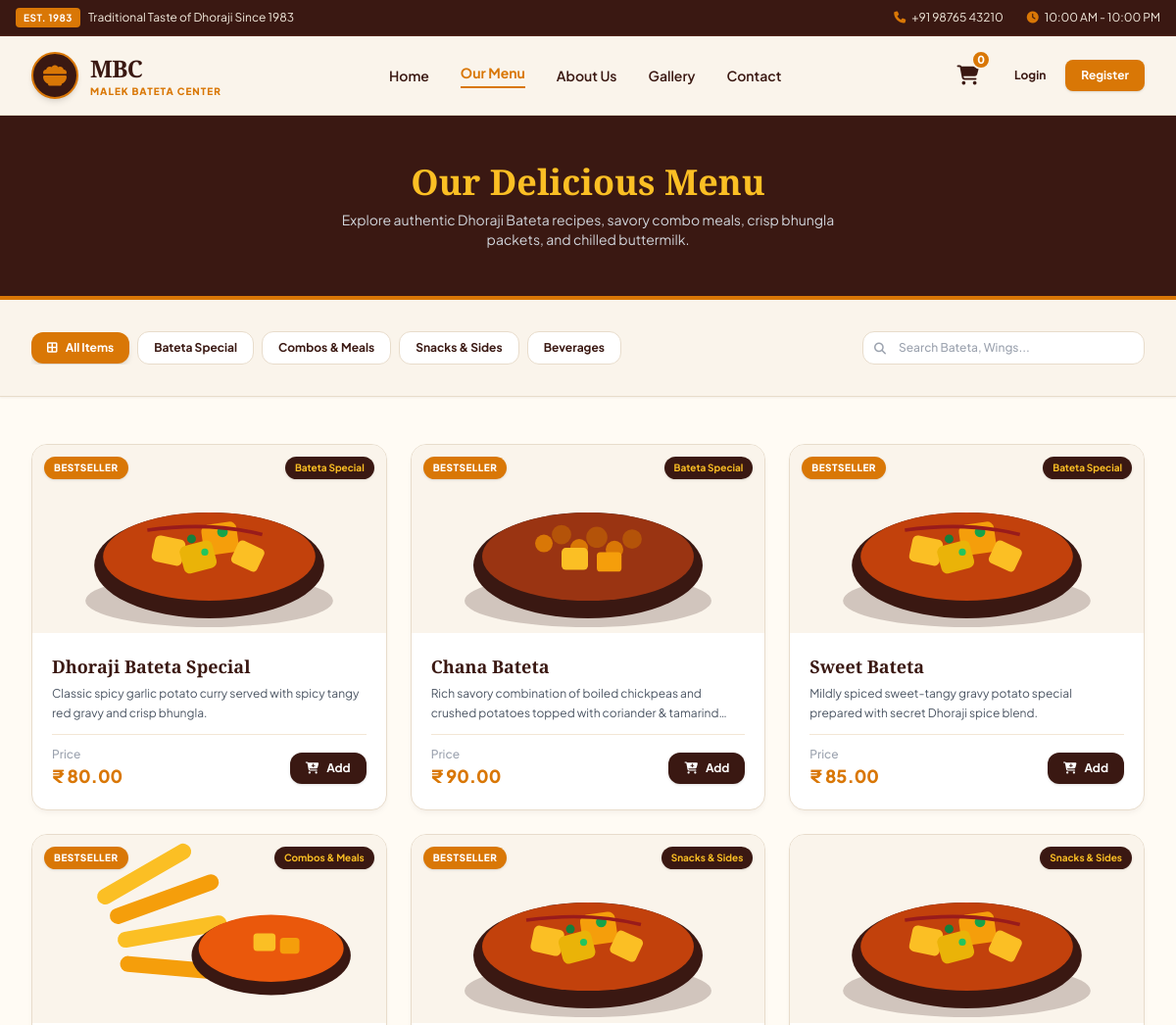
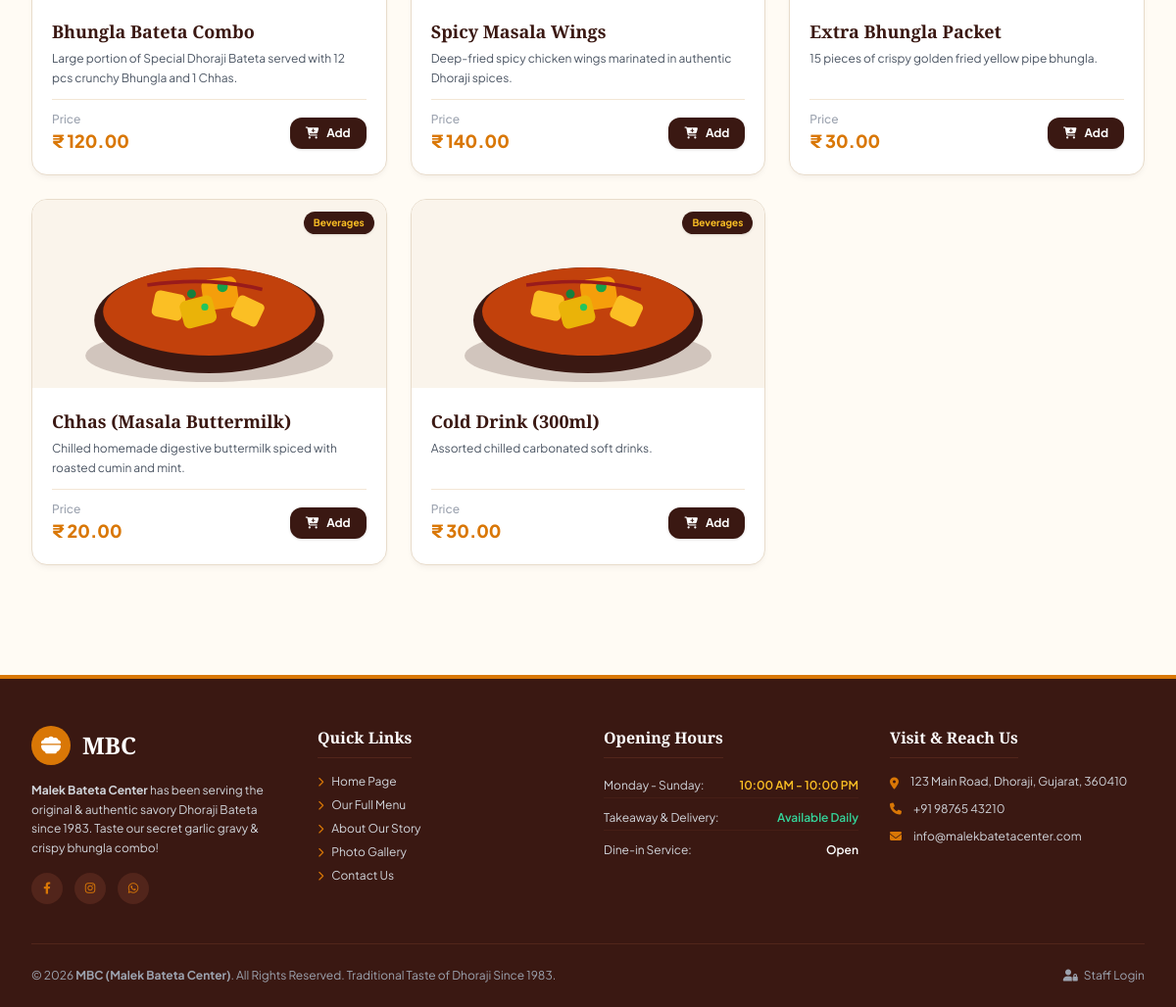
Page /menu.php on the committed database (2 pictures, top to bottom).
### tables this page shows
CREATE TABLE IF NOT EXISTS `categories` (
  `id` INT AUTO_INCREMENT PRIMARY KEY,
  `name` VARCHAR(100) NOT NULL,
  `description` VARCHAR(255) DEFAULT NULL,
  `image` VARCHAR(255) DEFAULT NULL,
  `status` ENUM('active', 'inactive') NOT NULL DEFAULT 'active',
  `created_at` TIMESTAMP DEFAULT CURRENT_TIMESTAMP
);

CREATE TABLE IF NOT EXISTS `foods` (
  `id` INT AUTO_INCREMENT PRIMARY KEY,
  `category_id` INT NOT NULL,
  `name` VARCHAR(150) NOT NULL,
  `description` TEXT DEFAULT NULL,
  `price` DECIMAL(10,2) NOT NULL,
  `image` VARCHAR(255) DEFAULT NULL,
  `is_featured` TINYINT(1) DEFAULT 0,
  `is_available` TINYINT(1) DEFAULT 1,
  `created_at` TIMESTAMP DEFAULT CURRENT_TIMESTAMP,
  FOREIGN KEY (`category_id`) REFERENCES `categories`(`id`) ON DELETE CASCADE
);

### config/helpers.php (called while the page is built, shortened)
<?php
function baseUrl($path = '') {
    $protocol = isset($_SERVER['HTTPS']) && $_SERVER['HTTPS'] === 'on' ? 'https' : 'http';
    $host = $_SERVER['HTTP_HOST'] ?? 'localhost:8000';
    $scriptDir = dirname($_SERVER['SCRIPT_NAME']);
    $base = rtrim($protocol . "://" . $host . rtrim(str_replace('\\', '/', $scriptDir), '/'), '/');
    return rtrim($base, '/') . '/' . ltrim($path, '/');
}
function formatPrice($amount) {
    return '₹ ' . number_format((float)$amount, 2);
}

### menu.php (the view, shortened to what this page needs)
<?php
require_once __DIR__ . '/includes/header.php';
$db = getDB();
$catId = isset($_GET['cat']) ? (int)$_GET['cat'] : 0;
$search = isset($_GET['search']) ? trim($_GET['search']) : '';
$categories = $db->query("SELECT * FROM categories WHERE status = 'active' ORDER BY id ASC")->fetchAll();
$sql = "SELECT f.*, c.name AS category_name FROM foods f LEFT JOIN categories c ON f.category_id = c.id WHERE f.is_available = 1";
$params = [];
$sql .= " ORDER BY f.is_featured DESC, f.id ASC";
$stmt = $db->prepare($sql);
$stmt->execute($params);
$foods = $stmt->fetchAll();
?>
<section class="bg-[#3A1812] text-white py-12 border-b-4 border-[#D97706]">
    <div class="max-w-7xl mx-auto px-4 text-center">
        <h1 class="font-serif-heading text-4xl font-extrabold text-[#FBBF24] mb-2">Our Delicious Menu</h1>
        <p class="text-xs sm:text-sm text-gray-300 max-w-lg mx-auto">Explore authentic Dhoraji Bateta recipes, savory combo meals, crisp bhungla packets, and chilled buttermilk.</p>
    </div>
</section>
<section class="py-8 bg-[#FAF4EB] border-b border-[#E8DCCB] sticky top-20 z-30 shadow-sm">
    <div class="max-w-7xl mx-auto px-4 sm:px-6 lg:px-8">
        <div class="flex flex-col md:flex-row items-center justify-between gap-4">
            <div class="flex items-center gap-2 overflow-x-auto w-full md:w-auto pb-2 md:pb-0 scrollbar-none">
                <a href="<?php echo baseUrl('menu.php'); ?>" class="px-4 py-2 rounded-xl text-xs font-bold transition whitespace-nowrap <?php echo $catId == 0 ? 'bg-[#D97706] text-white shadow-md' : 'bg-white text-[#3A1812] hover:bg-[#F3E6D5] border border-[#E8DCCB]'; ?>">
                    <i class="fa-solid fa-border-all mr-1.5"></i> All Items
                </a>
                <?php foreach ($categories as $cat): ?>
                    <a href="<?php echo baseUrl('menu.php?cat=' . $cat['id']); ?>" class="px-4 py-2 rounded-xl text-xs font-bold transition whitespace-nowrap <?php echo $catId == $cat['id'] ? 'bg-[#D97706] text-white shadow-md' : 'bg-white text-[#3A1812] hover:bg-[#F3E6D5] border border-[#E8DCCB]'; ?>">
                        <?php echo htmlspecialchars($cat['name']); ?>
                    </a>
                <?php endforeach; ?>
            </div>
            <form action="<?php echo baseUrl('menu.php'); ?>" method="GET" class="w-full md:w-72 flex items-center">
                <div class="relative w-full">
                    <input type="text" name="search" value="<?php echo htmlspecialchars($search); ?>" placeholder="Search Bateta, Wings..." class="w-full pl-9 pr-4 py-2 text-xs bg-white border border-[#E8DCCB] rounded-xl focus:outline-none focus:border-[#D97706] font-medium text-[#3A1812]">
                    <i class="fa-solid fa-magnifying-glass absolute left-3 top-2.5 text-gray-400 text-xs"></i>
                </div>
            </form>
        </div>
    </div>
</section>
<section class="py-12 bg-[#FFFBF4]">
    <div class="max-w-7xl mx-auto px-4 sm:px-6 lg:px-8">
        <?php if (empty($foods)): ?>
            <div class="text-center py-16 bg-white rounded-2xl border border-[#E8DCCB] p-8 max-w-md mx-auto">
                <i class="fa-solid fa-utensils text-4xl text-[#D97706] mb-3"></i>
                <h3 class="font-bold text-lg text-[#3A1812] mb-1">No Menu Items Found</h3>
                <p class="text-xs text-gray-500 mb-4">Try searching for something else or clear filters.</p>
                <a href="<?php echo baseUrl('menu.php'); ?>" class="inline-block bg-[#3A1812] text-white text-xs font-bold px-4 py-2 rounded-lg">View All Items</a>
            </div>
        <?php else: ?>
            <div class="grid grid-cols-1 sm:grid-cols-2 lg:grid-cols-3 xl:grid-cols-4 gap-6">
                <?php foreach ($foods as $food):
                    $imgPath = str_replace('.jpg', '.svg', $food['image']);
                    if (!file_exists(__DIR__ . '/assets/images/' . $imgPath)) {
                        $imgPath = 'dhoraji_bateta.svg';
                    }
                ?>
                    <div class="mbc-card bg-white rounded-2xl overflow-hidden hover:shadow-xl transition flex flex-col justify-between border border-[#E8DCCB]">
                        <div class="relative">
                            <img src="<?php echo baseUrl('assets/images/' . $imgPath); ?>" alt="<?php echo htmlspecialchars($food['name']); ?>" class="w-full h-48 object-cover">
                            <?php if ($food['is_featured']): ?>
                                <span class="absolute top-3 left-3 bg-[#D97706] text-white text-[10px] font-extrabold px-2.5 py-1 rounded-full shadow uppercase tracking-wider">
                                    Bestseller
                                </span>
                            <?php endif; ?>
                            <span class="absolute top-3 right-3 bg-[#3A1812] text-[#FBBF24] text-[10px] font-bold px-2.5 py-1 rounded-full shadow">
                                <?php echo htmlspecialchars($food['category_name']); ?>
                            </span>
                        </div>
                        <div class="p-5 flex-grow flex flex-col justify-between space-y-3">
                            <div>
                                <h3 class="font-serif-heading font-bold text-lg text-[#3A1812] mb-1">
                                    <?php echo htmlspecialchars($food['name']); ?>
                                </h3>
                                <p class="text-xs text-gray-600 leading-relaxed line-clamp-2">
                                    <?php echo htmlspecialchars($food['description']); ?>
                                </p>
                            </div>
                            <div class="flex items-center justify-between pt-3 border-t border-[#F3E6D5]">
                                <div>
                                    <span class="text-xs text-gray-400 block font-medium">Price</span>
                                    <span class="text-lg font-extrabold text-[#D97706]">
                                        <?php echo formatPrice($food['price']); ?>
                                    </span>
                                </div>
                                <button onclick="addToCartMenu(<?php echo $food['id']; ?>)" class="bg-[#3A1812] hover:bg-[#D97706] text-white px-4 py-2 rounded-xl text-xs font-bold transition flex items-center gap-2 shadow">
                                    <i class="fa-solid fa-cart-plus"></i> Add
                                </button>
                            </div>
                        </div>
                    </div>
                <?php endforeach; ?>
            </div>
        <?php endif; ?>
    </div>
</section>
<?php require_once __DIR__ . '/includes/footer.php'; ?>

### assets/css/style.css (style rules this page uses)
:root { --mbc-dark-brown: #3A1812; --mbc-deep-red: #2D0B07; --mbc-cream-bg: #FFFBF4; --mbc-cream-card: #FAF4EB; --mbc-amber-primary: #D97706; --mbc-amber-hover: #B45309; --mbc-orange-accent: #E65100; --mbc-text-dark: #2A1712; --mbc-border: #E8DCCB; }
body { font-family: 'Plus Jakarta Sans', sans-serif; background-color: var(--mbc-cream-bg); color: var(--mbc-text-dark); }
.font-serif-heading { font-family: 'Playfair Display', Georgia, serif; }
.mbc-card { background-color: #FFFFFF; border: 1px solid var(--mbc-border); border-radius: 0.75rem; box-shadow: 0 4px 6px -1px rgba(58, 24, 18, 0.04), 0 2px 4px -1px rgba(58, 24, 18, 0.02); }

### rows in the picture
categories: name "Bateta Special"
categories: name "Combos & Meals"
categories: name "Snacks & Sides"
categories: name "Beverages"
foods: is_featured "BESTSELLER", category.name "Bateta Special", name "Dhoraji Bateta Special", description "Classic spicy garlic potato curry served with spicy tangy red gravy and crisp bhungla.", price "₹ 80.00"
foods: shows a picture, is_featured "BESTSELLER", category.name "Bateta Special", name "Chana Bateta", description "Rich savory combination of boiled chickpeas and crushed potatoes topped with coriander &…", price "₹ 90.00"
foods: is_featured "BESTSELLER", category.name "Bateta Special", name "Sweet Bateta", description "Mildly spiced sweet-tangy gravy potato special prepared with secret Dhoraji spice blend.", price "₹ 85.00"
foods: shows a picture, is_featured "BESTSELLER", category.name "Combos & Meals", name "Bhungla Bateta Combo", description "Large portion of Special Dhoraji Bateta served with 12 pcs crunchy Bhungla and 1 Chhas.", price "₹ 120.00"
foods: is_featured "BESTSELLER", category.name "Snacks & Sides", name "Spicy Masala Wings", description "Deep-fried spicy chicken wings marinated in authentic Dhoraji spices.", price "₹ 140.00"
foods: category.name "Snacks & Sides", name "Extra Bhungla Packet", description "15 pieces of crispy golden fried yellow pipe bhungla.", price "₹ 30.00"
foods: category.name "Beverages", name "Chhas (Masala Buttermilk)", description "Chilled homemade digestive buttermilk spiced with roasted cumin and mint.", price "₹ 20.00"
foods: category.name "Beverages", name "Cold Drink (300ml)", description "Assorted chilled carbonated soft drinks.", price "₹ 30.00"

### other values in the picture
$cartCount "0"
